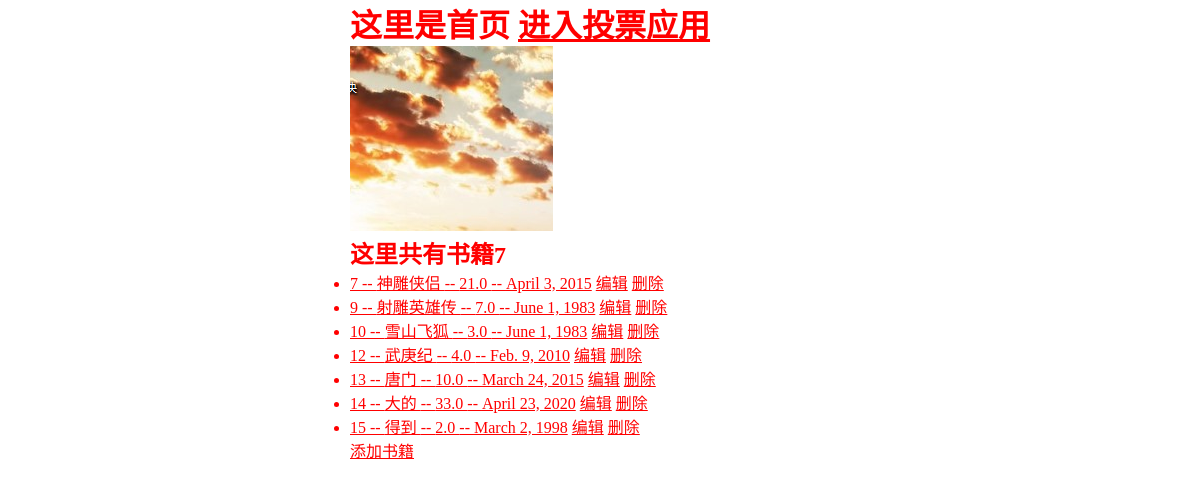
The app's page /, older data.
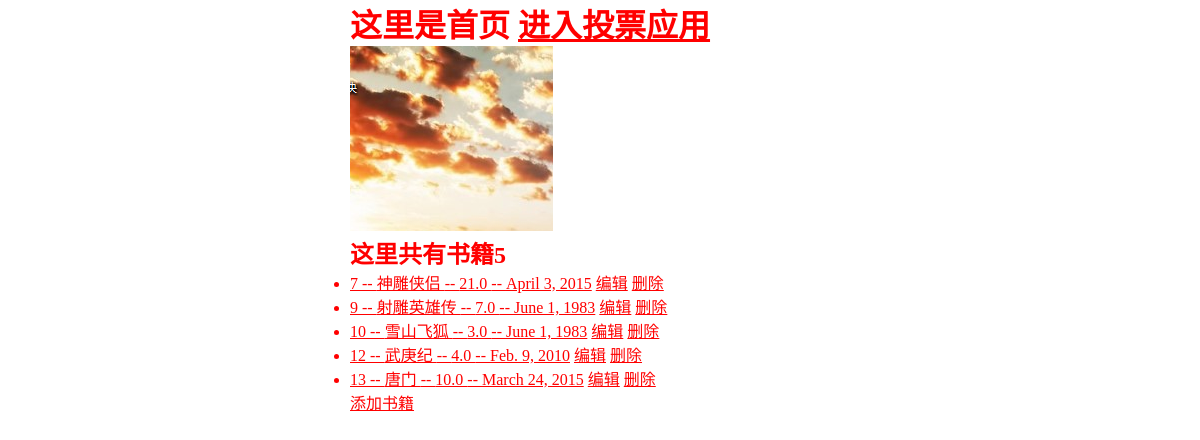
The same page, newer data.
### booktest/models.py (models this page shows, shortened)
class Book(models.Model):
    title = models.CharField(max_length=20, verbose_name="图书名")
    price = models.FloatField(default=0)
    pub_date = models.DateField(default="1983-06-01")
    author = models.CharField(max_length=20, default="sqz")
    desc = models.CharField(max_length=50, null=True, blank=True, db_column='description', help_text="请输入书籍备注信息")

### booktest/views.py (the view)
# urls.py: url(r'^$', views.index, name='index'),
def index(request):
    books = Book.objects.all()
    return render(request, 'index.html', {'books': books})

### templates/index.html (shortened to what this page needs)
<!DOCTYPE html>
<html lang="en">
<head>
    <link rel="stylesheet" href="/static/css/main.css">
</head>
<body>
    <div class="container">
        <h1 class="center">这里是首页 <a href="{% url 'polls:index' %}">进入投票应用</a></h1>
        <div>
            <div class="center">
                <img src="/static/img/图片.jpg" alt="">
            </div>
            <h2>这里共有书籍{{books.count}}</h2>
            <ul>
                {% for book in books %}
                <li>
                    <a href="{% url 'booktest:detail' book.id %}">{{book.id}} -- {{book.title}} -- {{book.price}} -- {{book.pub_date}}</a>
                    <a href="{% url 'booktest:editbook' book.id %}">编辑</a>
                    <a href="{% url 'booktest:deletebook' book.id %}">删除</a>
                </li>
                {% endfor %}
            </ul>
            <a href="{% url 'booktest:addbook' %}">添加书籍</a>
        </div>
    </div>
</body>
</html>

Row changes from the older to the newer data that the page shows:
removed Book: id "14", title "大的", price "33.0", pub_date "April 23, 2020"
removed Book: id "15", title "得到", price "2.0", pub_date "March 2, 1998"
Text that changed along with them:
{{ books.count }}: "7" → "5"
